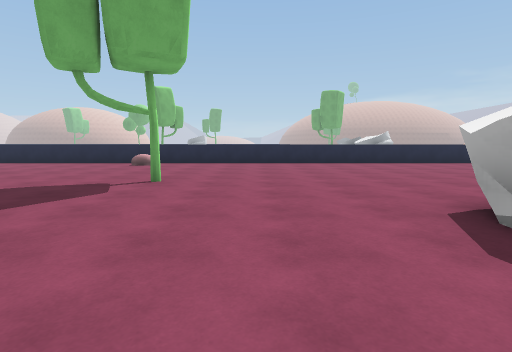
[1] (above)

23 first-person views from a walk through a 3-D level made in the Unity game engine. The camera is 1.3 m above the floor, tilts 6° down and sees 80° across. The floor is counted in squares, 2 m on a side. Each view is taken from the middle of a square. On the plan, view 1 faces up. The plan holds only what a view shows up to about 10 squares ahead; the rest is blank. The place goes on beyond the plan.

[2]
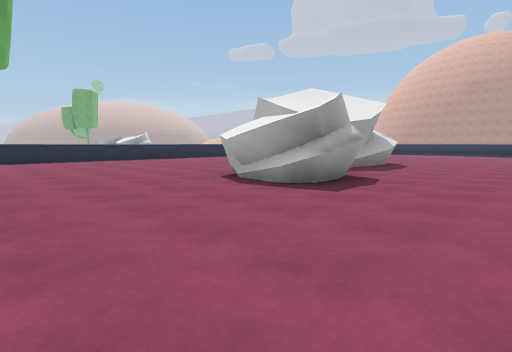

[3]
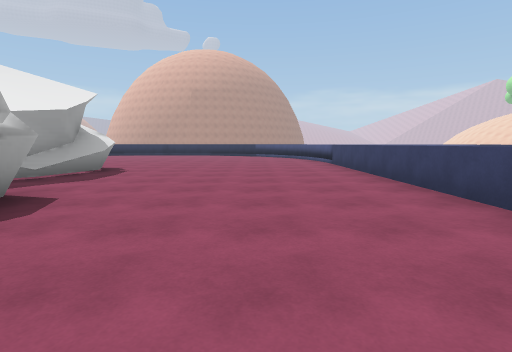

[4]
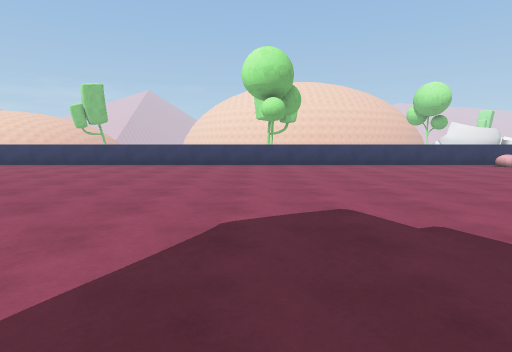

[5]
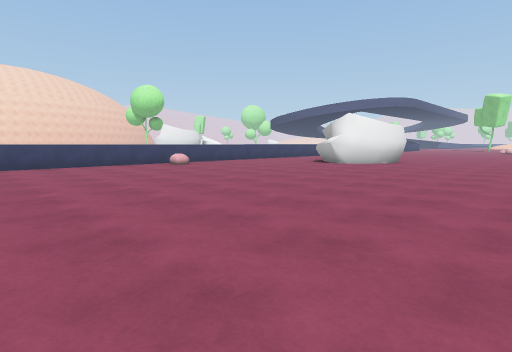

[6]
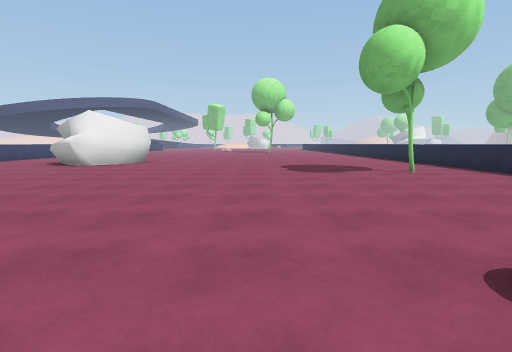

[7]
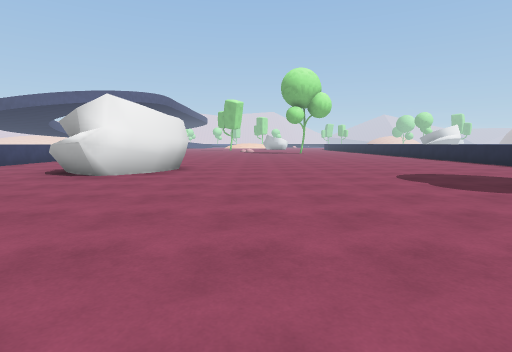

[8]
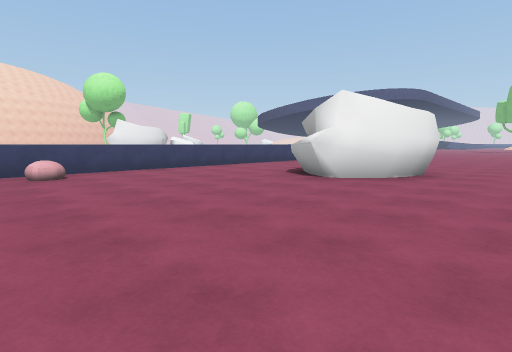

[9]
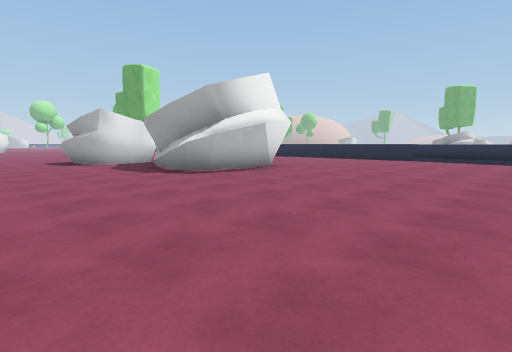

[10]
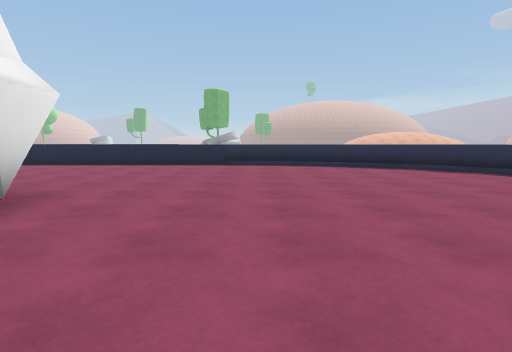

[11]
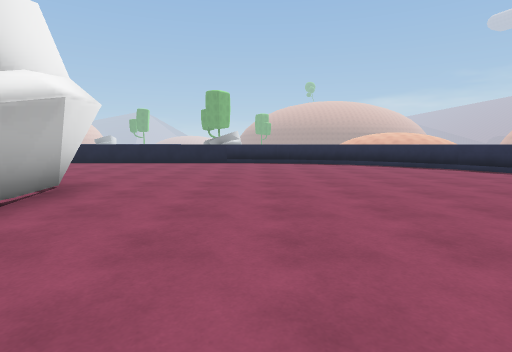

[12]
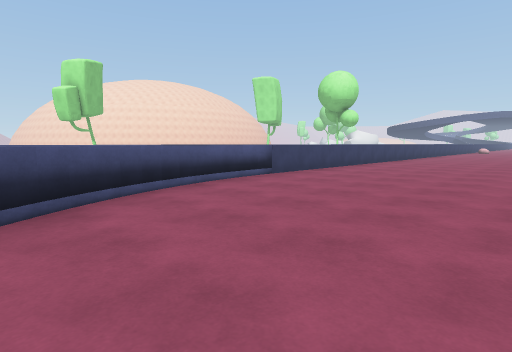

[13]
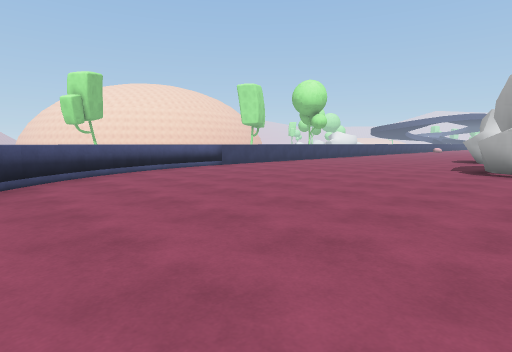

[14]
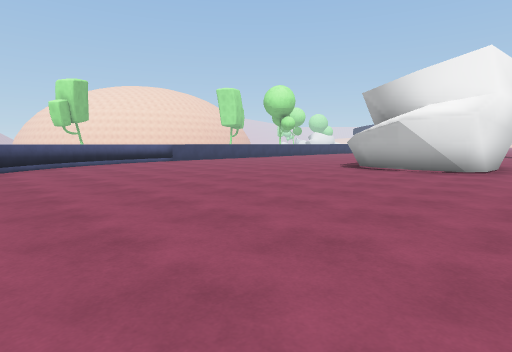

[15]
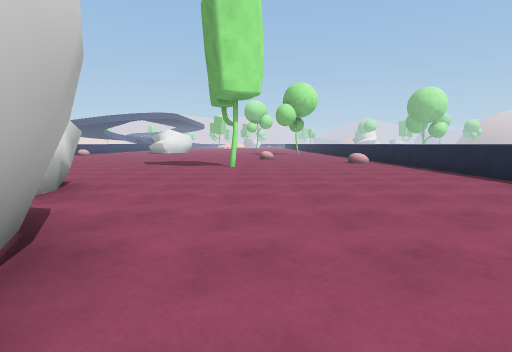

[16]
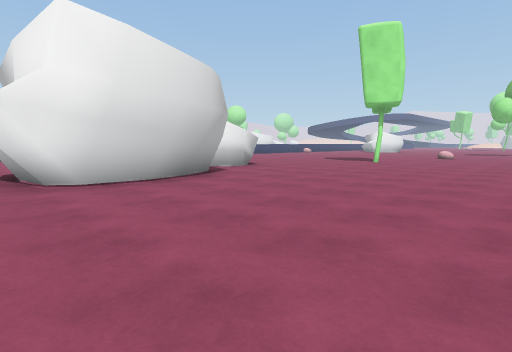

[17]
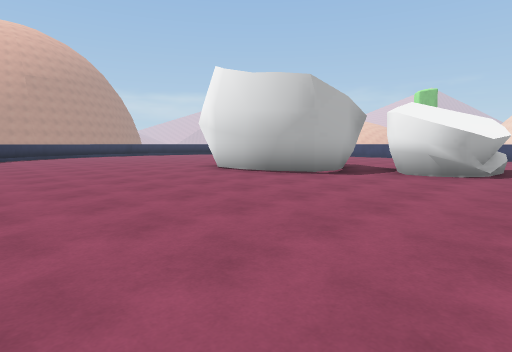

[18]
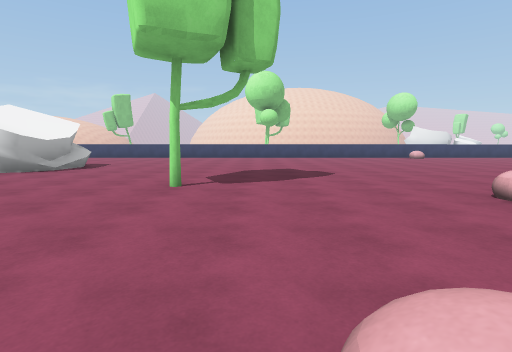

[19]
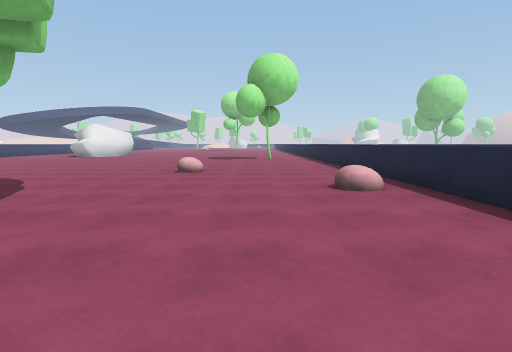

[20]
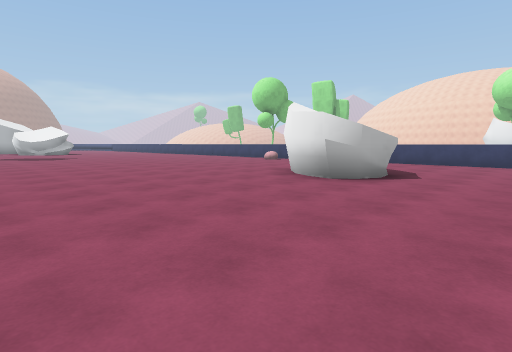

[21]
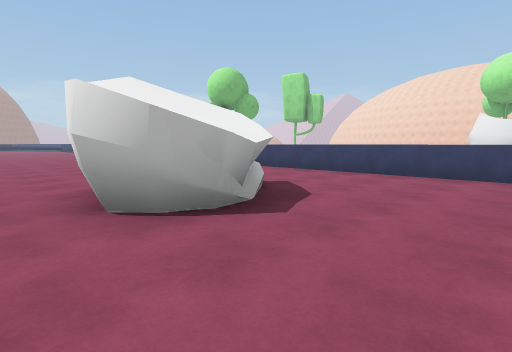

[22]
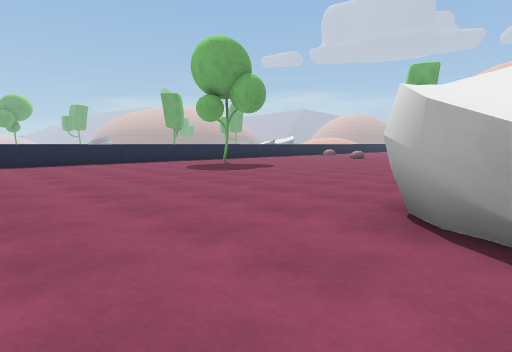

[23]
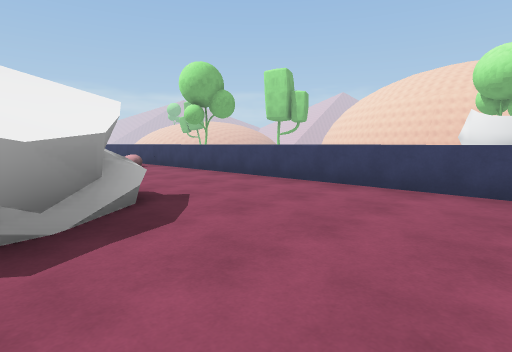

### Floor plan
Points are (right, up) in squares from view 1. A wall is a line through its corners. A room is listed if a view was taken in it or the views show most of it. See-through windows are left out.
Room 1 (views 1, 2, 3, 4, 5, 6, 7, 8, 9, 10, 11, 12, 13, 14, 15, 16, 17, 18, 19, 20, 21, 22, 23)
walls: (4.8, 4.6) (5.5, 5); (5.3, 4.9) (6.4, 5.2); (4.8, 3) (4.6, 3.6) (4.7, 4.4); (4.7, 2.6) (4.5, 3.7); (6.1, 5.1) (7.6, 5) (8.2, 4.6) (8.3, 3.3); (7.3, 5.1) (8.4, 4.7) (8.7, 3.4); (6.9, 2.1) (5.5, 2.2); (7.2, 1.7) (4.9, 2.7); (7.7, 2.1) (6.7, 1.7); (8.6, 3.5) (8.5, 2.4) (8.1, 1.9) (7.4, 1.7); (11, 10.5) (9, 10.5); (11.8, 10.3) (10.9, 10.5); (12.9, 10.1) (11.6, 10.4); (13.3, 9.9) (12.8, 10.1); (10.8, -4.5) (11.8, -4.3); (14.3, 9.5) (13.1, 10); (11.6, -4.4) (13, -4.1); (15.3, 8.7) (14.4, 9.4); (15.6, 8.4) (15.2, 8.8); (12.8, -4.1) (13.6, -3.8); (16, 8) (15.5, 8.5); (13.5, -3.8) (14.2, -3.5) (15.1, -2.9); (16.5, 7.2) (15.9, 8.1); (15, -2.9) (15.5, -2.4); (-18.8, -4.5) (10.9, -4.5)
low walls: (4.7, 4.4) (5.6, 4.8); (4.9, 2.7) (4.8, 3.3); (5.7, 4.8) (6.5, 5); (6, 2) (5.5, 2.2); (8.2, 3.5) (8.1, 2.3) (7.9, 2) (7.3, 1.7) (5.6, 2.1); (8.5, 3.6) (8.3, 2.3)
ways out: opening at (12, -4)
objects: other object (-16, -1) to (-14, 1); tree (-12, 9); other object (-10, -4); other object (-6, 7); other object (-3, 9); tree (-2, 5); other object (2, 1) to (4, 3)

Positions as (right, up) in squares from view 1, and headings:
1: (0, 0), facing up
2: (-2, -2), facing up-right
3: (0, -2), facing right
4: (-3, 5), facing down
5: (-5, 5), facing down-left
6: (-5, 5), facing left
7: (-8, 3), facing left
8: (-9, 3), facing down-left
9: (14, -2), facing up-left
10: (11, 1), facing up
11: (11, 0), facing up
12: (15, 0), facing down-left
13: (16, 3), facing down-left
14: (16, 6), facing down-left
15: (7, 6), facing left
16: (9, 10), facing down-left
17: (1, 10), facing down-right
18: (-3, 10), facing down
19: (1, 8), facing left
20: (-19, 6), facing down-right
21: (-19, 2), facing down-right
22: (-19, 0), facing up-right
23: (-19, 0), facing down-right
